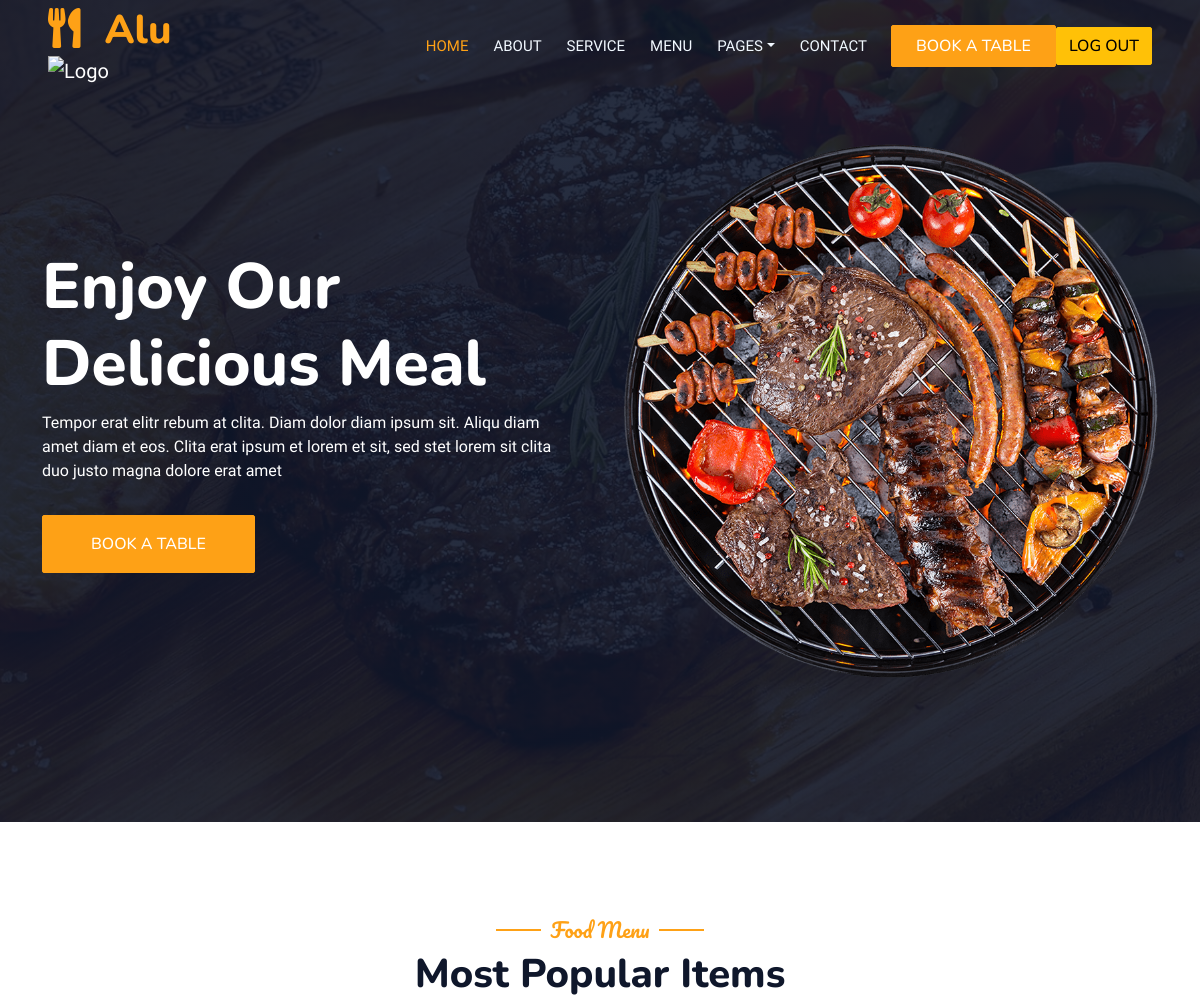
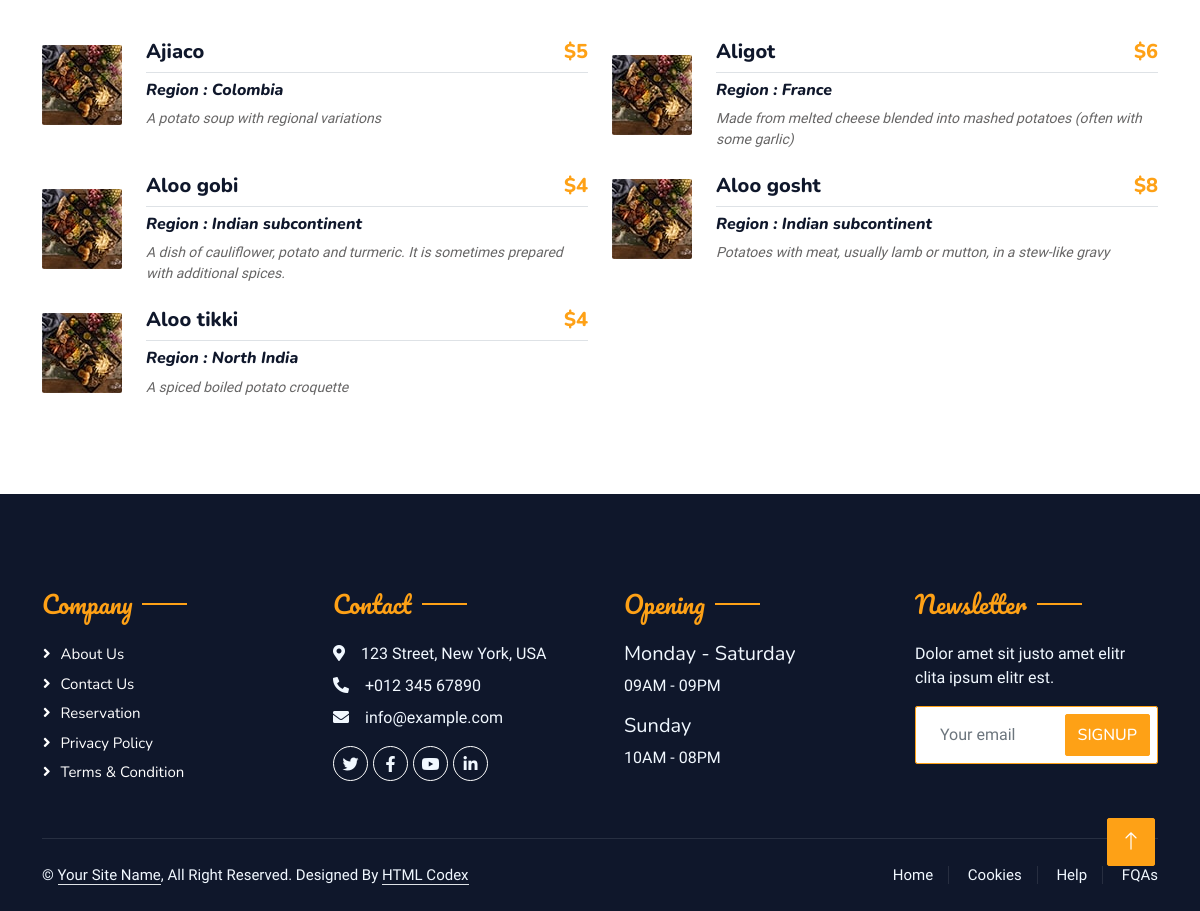
The app's page /menu/ with its own data (2 pictures, top to bottom).
### home/models.py (models this page shows, shortened)
class Items(models.Model):
    name = models.CharField(max_length=20)
    region = models.CharField(max_length=20, null=True)
    price = models.IntegerField()
    description = models.TextField(max_length=200)

### home/views.py (the view)
# urls.py: path("menu/", menu, name="menu"),
def menu(request):
    context = {
        "items": Items.objects.all()
    }
    return render(request, "menu.html", context)

### template/menu.html (shortened to what this page needs)
{% extends 'base.html' %}
{% block myblock %}
        <div class="container-xxl py-5">
            <div class="container">
                <div class="text-center wow fadeInUp" data-wow-delay="0.1s">
                    <h5 class="section-title ff-secondary text-center text-primary fw-normal">Food Menu</h5>
                    <h1 class="mb-5">Most Popular Items</h1>
                </div>
                <div class="tab-class text-center wow fadeInUp" data-wow-delay="0.1s">
                    <div class="tab-content">
                        <div id="tab-1" class="tab-pane fade show p-0 active">
                            <div class="row g-4">
                                {% for item in items %}
                                <div class="col-lg-6">
                                    <div class="d-flex align-items-center">
                                        <img class="flex-shrink-0 img-fluid rounded" src="img/menu-1.jpg" alt="" style="width: 80px;">
                                        <div class="w-100 d-flex flex-column text-start ps-4">
                                            <h5 class="d-flex justify-content-between border-bottom pb-2">
                                                <span>{{ item.name }}</span>
                                                <span class="text-primary">${{ item.price }}</span>
                                            </h5>
                                            <small class="fst-italic"><h6>Region : {{ item.region }}</h6></small>
                                            <small class="fst-italic">{{ item.description }}</small>
                                        </div>
                                    </div>
                                </div>
                                {% endfor %}
                            </div>
                        </div>
                    </div>
                </div>
            </div>
        </div>
{% endblock %}

### static/css/style.css (style rules this page uses)
:root { --primary: #FEA116; --light: #F1F8FF; --dark: #0F172B; }
.ff-secondary { font-family: 'Pacifico', cursive; }
.section-title { position: relative; display: inline-block; }
.section-title::before { position: absolute; content: ""; width: 45px; height: 2px; top: 50%; left: -55px; margin-top: -1px; background: var(--primary); }
.section-title::after { position: absolute; content: ""; width: 45px; height: 2px; top: 50%; right: -55px; margin-top: -1px; background: var(--primary); }

### records on screen
Items: name "Ajiaco", price "5", region "Colombia", description "A potato soup with regional variations"
Items: name "Aligot", price "6", region "France", description "Made from melted cheese blended into mashed potatoes (often with some garlic)"
Items: name "Aloo gobi", price "4", region "Indian subcontinent", description "A dish of cauliflower, potato and turmeric. It is sometimes prepared with additional spices."
Items: name "Aloo gosht", price "8", region "Indian subcontinent", description "Potatoes with meat, usually lamb or mutton, in a stew-like gravy"
Items: name "Aloo tikki", price "4", region "North India", description "A spiced boiled potato croquette"
